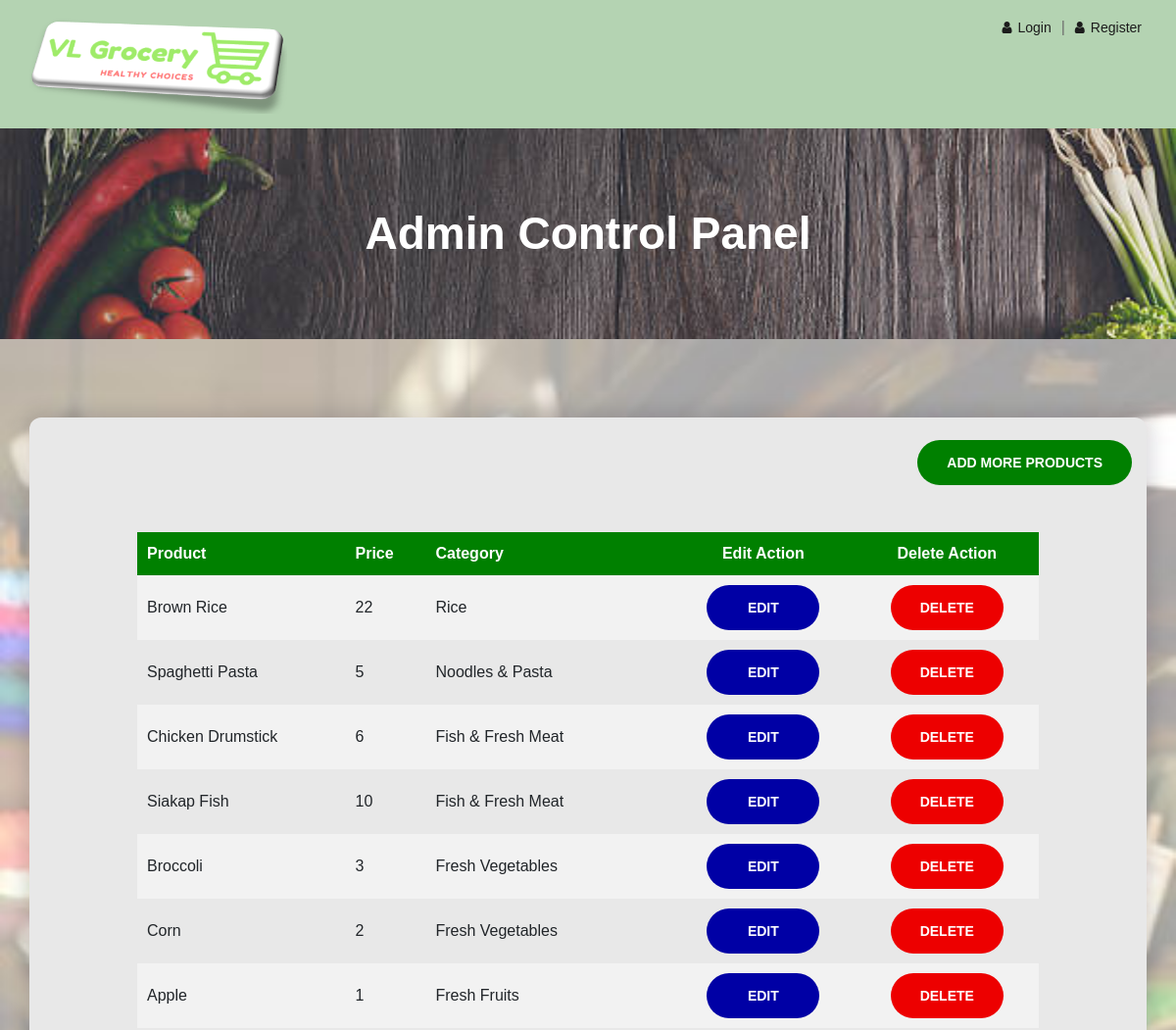
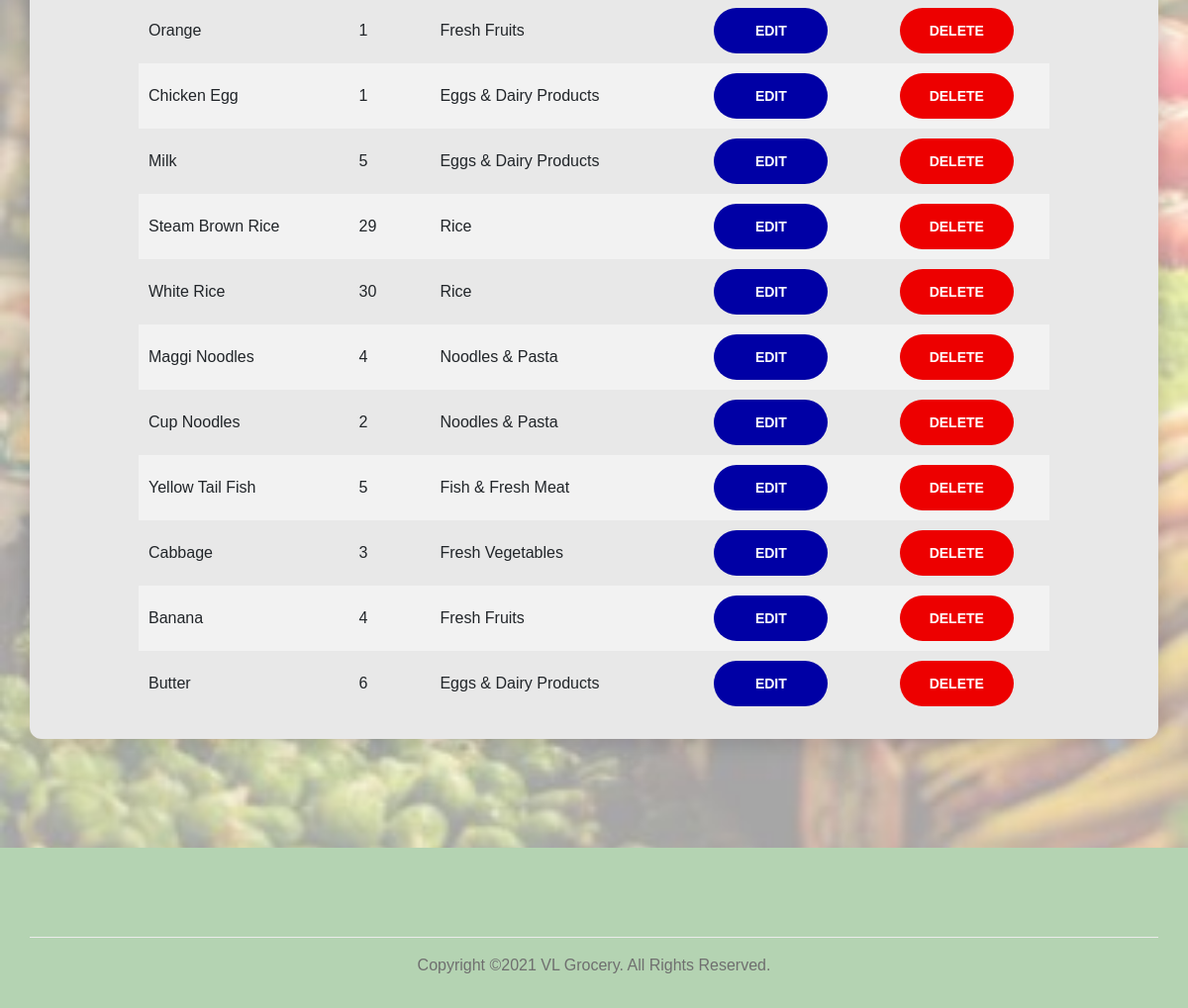
Screenshot of /admin_control_panel.php with the database file from the repository (2 pictures, top to bottom).
### tables this page shows
CREATE TABLE `product` (
  `product_id` int(11) UNSIGNED NOT NULL,
  `product_name` varchar(100) NOT NULL,
  `product_price` double NOT NULL,
  `product_image` varchar(100) NOT NULL,
  `product_category` varchar(100) NOT NULL
);

### admin_control_panel.php (the view, shortened to what this page needs)
<!DOCTYPE html>
<html lang="en">
<head>
	<link rel="stylesheet" href="css/bootstrap.min.css" type="text/css">
    <link rel="stylesheet" href="css/font-awesome.min.css" type="text/css">
    <link rel="stylesheet" href="css/elegant-icons.css" type="text/css">
    <link rel="stylesheet" href="css/nice-select.css" type="text/css">
    <link rel="stylesheet" href="css/jquery-ui.min.css" type="text/css">
    <link rel="stylesheet" href="css/owl.carousel.min.css" type="text/css">
    <link rel="stylesheet" href="css/slicknav.min.css" type="text/css">
    <link rel="stylesheet" href="css/style.css" type="text/css">
</head>
<body>
	<header class='header'>
		<div class='container'>
			<div class='row'>
				<div class='col-lg-3 col-md-3 col-sm-3 col-xs-3'>
					<div class='header__logo'>
						<img src='img/VL Grocery.png' alt='VL Grocery'>
					</div>
				</div>
				<div class='col-lg-6 col-md-6 col-sm-6 col-xs-6'>
				</div>
				<?php
					include("session.php");
				?>
			</div>
		</div>
    </header>
    <section class='breadcrumb-section set-bg' data-setbg='img/banner-header.jpg'>
        <div class='container'>
            <div class='row'>
                <div class='col-lg-12 col-md-12 col-sm-12 col-xs-12 text-center'>
                    <div class='breadcrumb__text'>
                        <h2>Admin Control Panel</h2>
                    </div>
                </div>
			</div>
        </div>
    </section>
    <section class='acp spad' style='background-image:url(img/acp_bg.jpg); background-size:cover;'>
        <div class='container'>
			<div class='acp__widget'>
				<div class='container'>
					<div class='row'>
						<div class='col-lg-12 col-md-12 col-sm-12 col-xs-12' align='right'>
							<a href='add_products.php'><button class='site-btn'>ADD MORE PRODUCTS</button></a>
						</div>
					</div><br><br>
					<div class='row'>
						<div class='col-lg-1 col-md-1 col-sm-1 col-xs-1'>
						</div>
						<div class='col-lg-10 col-md-10 col-sm-10 col-xs-10'>
							<?php
								$dbc = mysqli_connect('localhost', 'root', '');
								if ($dbc) {
									$query = 'SELECT product_id, product_name, product_price, product_category FROM product';
									if ($result = mysqli_query($dbc, $query)) {
										echo "<table>";
										echo "<tr>";
										echo "<th style='padding:10px;'>Product</th>";
										echo "<th style='padding:10px;'>Price</th>";
										echo "<th style='padding:10px;'>Category</th>";
										echo "<th style='padding:10px; text-align:center;'>Edit Action</th>";
										echo "<th style='padding:10px; text-align:center;'>Delete Action</th>";
										echo "</tr>";
										while ($row = mysqli_fetch_array($result)) {
											echo "<tr>";
											echo "<td style='padding:10px;'>" . $row['product_name'] . "</td>";
											echo "<td style='padding:10px;'>" . $row['product_price'] . "</td>";
											echo "<td style='padding:10px;'>" . $row['product_category'] . "</td>";
											echo "<td style='padding:10px; text-align:center;'><a href='edit_products.php?product_id={$row['product_id']}' style='font-size: 15px;'><button class='site-btn' style='background-color: #0000a5;'>&nbsp&nbsp EDIT &nbsp&nbsp</button></a></td>";
											echo "<td style='padding:10px; text-align:center;'><a href='delete_products.php?product_id={$row['product_id']}' style='font-size: 15px;'><button class='site-btn' style='background-color: #ed0000;'>DELETE</button></a></td>";
											echo "</tr>";
										}
										echo "</table>";
									}
									else {
										echo "<p style='color: red; font-size: 20px'><b><i>Failed to retrieve data because: " . mysqli_error() . "<br/>The query was: " . $query . "</i></b></p>";
									}
								}
							?>
						</div>
						<div class='col-lg-1 col-md-1 col-sm-1 col-xs-1'>
						</div>
					</div>
				</div>
			</div>
        </div>
    </section>
	<footer class='footer spad'>
		<div class='container'>
			<div class='row'>
				<div class='col-lg-12 col-md-12 col-sm-12 col-xs-12 text-center'>
					<div class='footer__copyright'>
						<p>Copyright &copy2021 VL Grocery. All Rights Reserved.</p>
					</div>
				</div>
			</div>
		</div>
	</footer>
</body>
</html>

### session.php (shortened to what this page needs)
<?php
	echo "<div class='col-lg-3 col-md-3 col-sm-3 col-xs-3'>";
		echo "<div class='header__top__right'>";
			if(isset($_SESSION['id'])) {
				if ($_SESSION['id'] == "Admin") {
					echo "<div class='header__top__right__auth'>";
						echo "<a href='homepage.php?logout=true'><i class='fa fa-sign-out'></i>Logout</a>";
					echo "</div><br>";
				}
				else {
					echo "<div class='header__top__right__auth'>";
						echo "<a href='products.php#shopping-cart'><i class='fa fa-shopping-cart'></i>Shopping Cart</a>";
					echo "</div>";
					echo "<div class='header__top__right__auth'>";
						echo "<p>|</p>";
					echo "</div>";
					echo "<div class='header__top__right__auth'>";
						echo "<a href='homepage.php?logout=true'><i class='fa fa-sign-out'></i>Logout</a>";
					echo "</div><br>";
				}
			}
			else {
				echo "<div class='header__top__right__auth'>";
					echo "<a href='login.php'><i class='fa fa-user'></i>Login</a>";
				echo "</div>";
				echo "<div class='header__top__right__auth'>";
					echo "<p>|</p>";
				echo "</div>";
				echo "<div class='header__top__right__auth'>";
					echo "<a href='register.php'><i class='fa fa-user'></i>Register</a>";
				echo "</div><br>";
			}
			echo "<div class='header__top__right__auth'>";
			echo "</div>";
		echo "</div>";
	echo "</div>";
?>

### admin_control_panel.php (style rules this page uses)
table { border-collapse: collapse; width: 100%; }
th, td { text-align: left; padding: 8px; }
tr:nth-child(even) { background-color: #f2f2f2; }
th { background-color: #008000; color: white; }

### rows the page displays
product: product_name "Brown Rice", product_price "22", product_category "Rice"
product: product_name "Spaghetti Pasta", product_price "5", product_category "Noodles & Pasta"
product: product_name "Chicken Drumstick", product_price "6", product_category "Fish & Fresh Meat"
product: product_name "Siakap Fish", product_price "10", product_category "Fish & Fresh Meat"
product: product_name "Broccoli", product_price "3", product_category "Fresh Vegetables"
product: product_name "Corn", product_price "2", product_category "Fresh Vegetables"
product: product_name "Apple", product_price "1", product_category "Fresh Fruits"
product: product_name "Orange", product_price "1", product_category "Fresh Fruits"
product: product_name "Chicken Egg", product_price "1", product_category "Eggs & Dairy Products"
product: product_name "Milk", product_price "5", product_category "Eggs & Dairy Products"
product: product_name "Steam Brown Rice", product_price "29", product_category "Rice"
product: product_name "White Rice", product_price "30", product_category "Rice"
product: product_name "Maggi Noodles", product_price "4", product_category "Noodles & Pasta"
product: product_name "Cup Noodles", product_price "2", product_category "Noodles & Pasta"
product: product_name "Yellow Tail Fish", product_price "5", product_category "Fish & Fresh Meat"
product: product_name "Cabbage", product_price "3", product_category "Fresh Vegetables"
product: product_name "Banana", product_price "4", product_category "Fresh Fruits"
product: product_name "Butter", product_price "6", product_category "Eggs & Dairy Products"
